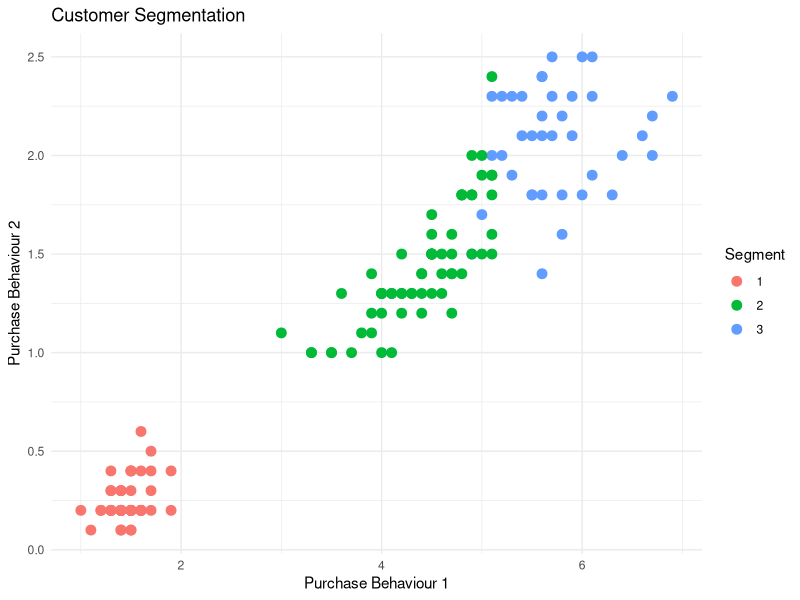

R code for this plot:
library(ggplot2)
library(dplyr)

data("iris")
head(iris)
str(iris)

customer_data<-iris[,1:4]
head(customer_data)

set.seed(123)
customer_segments<- kmeans(customer_data, centers = 3)
customer_segments

iris$Segment<- customer_segments$cluster
head(iris)

ggplot(
  iris,aes(x=Petal.Length,y=Petal.Width, colour = as.factor(Segment))
) +
  geom_point(size=3)+ labs(title = "Customer Segmentation",x="Purchase Behaviour 1",
  y="Purchase Behaviour 2",colour="Segment") + theme_minimal()

table(iris$Segment)

Segment_summary <- iris %>%
  group_by(Segment) %>%
  summarise(
    avg_Sepal_length=mean(Sepal.Length),
    avg_Sepal_width=mean(Sepal.Width),
    avg_Petal_length=mean(Petal.Length),
    avg_Petal_width=mean(Petal.Width)
  )

print(Segment_summary)
